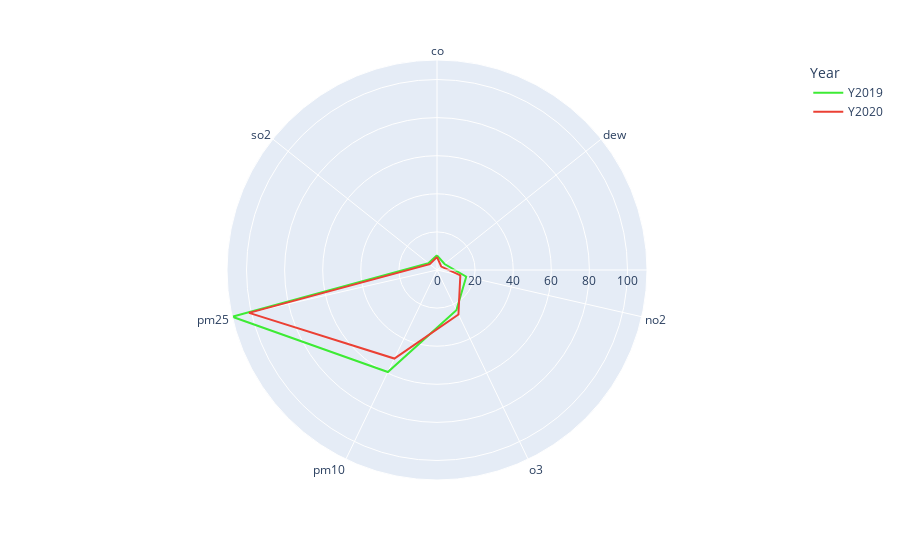

Notebook source saved alongside this figure:
### Markdown cell above
## Radar stack creation

### Code cell
def radar_plot(data, country):
    data = data[(data["CountryName"]==country)]
    fig = px.line_polar(data, r="median", theta="Specie", color="Year", line_close=True,
                        hover_name="CountryName",
                       color_discrete_sequence=["#3deb34","#eb4034"])
    return fig

clean_data2019['DayMonth'] = clean_data2019["Date"].dt.month_name().str[:3] + ' ' + clean_data2019["Date"].dt.day.astype(str)
clean_data2020['DayMonth'] = clean_data2020["Date"].dt.month_name().str[:3] + ' ' + clean_data2020["Date"].dt.day.astype(str)
clean_data2019['DayOfYear'] = clean_data2019["Date"].dt.dayofyear
clean_data2020['DayOfYear'] = clean_data2020["Date"].dt.dayofyear
clean_data2019['WeekOfYear'] = clean_data2019["Date"].dt.weekofyear
clean_data2020['WeekOfYear'] = clean_data2020["Date"].dt.weekofyear

data2019_grouped = clean_data2019[["Date", "Specie", "CountryName", "Country3", "median"]].groupby(["Specie", "CountryName", "Country3"], as_index=False).mean()
data2020_grouped = clean_data2020[["Date", "Specie", "CountryName", "Country3", "median"]].groupby(["Specie", "CountryName", "Country3"], as_index=False).mean()
data2019_grouped['Year'] = 'Y2019'
data2020_grouped['Year'] = 'Y2020'

data_grouped_time = pd.concat([data2019_grouped, data2020_grouped])

fig = radar_plot(data_grouped_time, 'China')
fig.show()

### Figure 1 — Plotly figure (JSON) as saved in the notebook; plotly's stock layout.template omitted (floating-point values rounded to 4 significant figures)
{"data": [{"hoverlabel": {"namelength": 0}, "hovertemplate": "<b>%{hovertext}</b><br><br>Year=Y2019<br>median=%{r}<br>Specie=%{theta}", "hovertext": ["China", "China", "China", "China", "China", "China", "China", "China"], "legendgroup": "Y2019", "line": {"color": "#3deb34", "dash": "solid"}, "mode": "lines", "name": "Y2019", "r": [7.713, 5.064, 15.74, 23.42, 59.45, 110.2, 5.797, 7.713], "showlegend": true, "subplot": "polar", "theta": ["co", "dew", "no2", "o3", "pm10", "pm25", "so2", "co"], "type": "scatterpolar"}, {"hoverlabel": {"namelength": 0}, "hovertemplate": "<b>%{hovertext}</b><br><br>Year=Y2020<br>median=%{r}<br>Specie=%{theta}", "hovertext": ["China", "China", "China", "China", "China", "China", "China", "China"], "legendgroup": "Y2020", "line": {"color": "#eb4034", "dash": "solid"}, "mode": "lines", "name": "Y2020", "r": [6.808, 2.877, 12.57, 25.92, 51.58, 101.2, 4.88, 6.808], "showlegend": true, "subplot": "polar", "theta": ["co", "dew", "no2", "o3", "pm10", "pm25", "so2", "co"], "type": "scatterpolar"}], "layout": {"legend": {"title": {"text": "Year"}, "tracegroupgap": 0}, "margin": {"t": 60}, "polar": {"angularaxis": {"direction": "clockwise", "rotation": 90}, "domain": {"x": [0, 1], "y": [0, 1]}}}}
